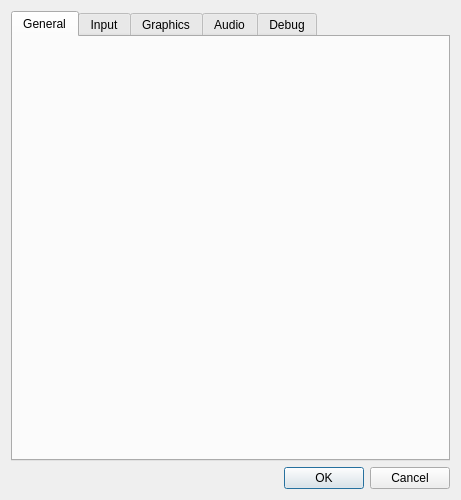
<?xml version="1.0" encoding="UTF-8"?>
<ui version="4.0">
 <class>ConfigurePerGameDialog</class>
 <widget class="QDialog" name="ConfigurePerGameDialog">
  <property name="geometry">
   <rect>
    <x>0</x>
    <y>0</y>
    <width>461</width>
    <height>500</height>
   </rect>
  </property>
  <property name="windowTitle">
   <string>yuzu Game Configuration</string>
  </property>
  <layout class="QVBoxLayout" name="verticalLayout">
   <item>
    <widget class="QTabWidget" name="tabWidget">
     <property name="currentIndex">
      <number>0</number>
     </property>
     <widget class="ConfigurePerGameGeneral" name="generalTab">
      <attribute name="title">
       <string>General</string>
      </attribute>
     </widget>
      <widget class="ConfigureInput" name="inputTab">
        <attribute name="title">
          <string>Input</string>
        </attribute>
      </widget>
      <widget class="ConfigureGraphics" name="graphicsTab">
        <attribute name="title">
          <string>Graphics</string>
        </attribute>
      </widget>
      <widget class="ConfigureAudio" name="audioTab">
        <attribute name="title">
          <string>Audio</string>
        </attribute>
      </widget>
      <widget class="ConfigureDebug" name="debugTab">
        <attribute name="title">
          <string>Debug</string>
        </attribute>
      </widget>
    </widget>
   </item>
   <item>
    <widget class="QDialogButtonBox" name="buttonBox">
     <property name="standardButtons">
      <set>QDialogButtonBox::Cancel|QDialogButtonBox::Ok</set>
     </property>
    </widget>
   </item>
  </layout>
 </widget>
 <customwidgets>
  <customwidget>
   <class>ConfigurePerGameGeneral</class>
   <extends>QWidget</extends>
   <header>configuration/configure_per_general.h</header>
   <container>1</container>
  </customwidget>
   <customwidget>
     <class>ConfigureInput</class>
     <extends>QWidget</extends>
     <header>configuration/configure_input.h</header>
     <container>1</container>
   </customwidget>
   <customwidget>
     <class>ConfigureGraphics</class>
     <extends>QWidget</extends>
     <header>configuration/configure_graphics.h</header>
     <container>1</container>
   </customwidget>
   <customwidget>
     <class>ConfigureAudio</class>
     <extends>QWidget</extends>
     <header>configuration/configure_audio.h</header>
     <container>1</container>
   </customwidget>
   <customwidget>
     <class>ConfigureDebug</class>
     <extends>QWidget</extends>
     <header>configuration/configure_debug.h</header>
     <container>1</container>
   </customwidget>
 </customwidgets>
 <resources/>
 <connections>
  <connection>
   <sender>buttonBox</sender>
   <signal>accepted()</signal>
   <receiver>ConfigurePerGameDialog</receiver>
   <slot>accept()</slot>
   <hints>
    <hint type="sourcelabel">
     <x>220</x>
     <y>380</y>
    </hint>
    <hint type="destinationlabel">
     <x>220</x>
     <y>200</y>
    </hint>
   </hints>
  </connection>
  <connection>
   <sender>buttonBox</sender>
   <signal>rejected()</signal>
   <receiver>ConfigurePerGameDialog</receiver>
   <slot>reject()</slot>
   <hints>
    <hint type="sourcelabel">
     <x>220</x>
     <y>380</y>
    </hint>
    <hint type="destinationlabel">
     <x>220</x>
     <y>200</y>
    </hint>
   </hints>
  </connection>
 </connections>
</ui>
